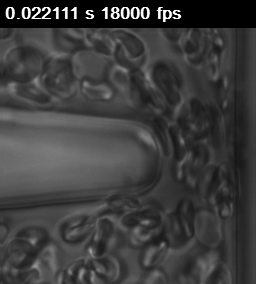
#> input picture openpiv/examples/multi-pass_tutorial/Y4-S3_Camera000398.tif, 256 x 284 px, found by its file name
$ jupyter execute --allow-errors tutorial_multipass.ipynb   (shell and % lines are left out)   (older library calls are emulated)
#> lines starting #> are read from the running program, lines starting #| are printed output that depends on the picture
### openpiv/tools.py
#!/usr/bin/env python
"""The openpiv.tools module is a collection of utilities and tools.
"""

__licence__ = """
Copyright (C) 2011  www.openpiv.net

This program is free software: you can redistribute it and/or modify
it under the terms of the GNU General Public License as published by
the Free Software Foundation, either version 3 of the License, or
(at your option) any later version.

This program is distributed in the hope that it will be useful,
but WITHOUT ANY WARRANTY; without even the implied warranty of
MERCHANTABILITY or FITNESS FOR A PARTICULAR PURPOSE.  See the
GNU General Public License for more details.

You should have received a copy of the GNU General Public License
along with this program.  If not, see <http://www.gnu.org/licenses/>.
"""

import glob
import sys
import os.path
import multiprocessing

import numpy as np
import scipy.misc
import matplotlib.pyplot as pl
import matplotlib.patches as pt
import matplotlib.image as mpltimg
from scipy import ndimage
from skimage import filters, io
from builtins import range


# [59 lines left out: function display_vector_field, not called in this run]

def imread( filename, flatten=0 ):
    """Read an image file into a numpy array
    using skimage.io.imread

    Parameters
    ----------
    filename :  string
        the absolute path of the image file
    flatten :   bool
        True if the image is RGB color or False (default) if greyscale

    Returns
    -------
    frame : np.ndarray
        a numpy array with grey levels


    Examples
    --------

    >>> image = openpiv.tools.imread( 'image.bmp' )
    >>> print image.shape
        (1280, 1024)


    """
#> called with filename = '../test3/Y4-S3_Camera000398.tif', flatten = 0

    return io.imread( filename, as_grey = True)
#> returned value is the input picture: shape (284, 256); min 0, max 255, mean 61.6

# [196 lines left out: functions imsave, convert16bitsTIF, mark_background, mark_background2, edges, find_reflexions and 3 more, not called in this run]

class Multiprocesser():
    # [163 lines left out: functions __init__, run, negative, display_windows_sampling, not called in this run]


### openpiv/examples/notebooks/tutorial_multipass.ipynb
[cell 1]
# %load red_Cell.py
from openpiv import tools, pyprocess, scaling, filters, \
                    validation, process
import numpy as np
from skimage import data
import matplotlib.pyplot as plt

from scipy import ndimage
from skimage import feature
from PIL import Image
from pylab import *
from skimage.color import rgb2gray
from skimage import img_as_uint

frame_a  = tools.imread('../test3/Y4-S3_Camera000398.tif')
frame_b  = tools.imread('../test3/Y4-S3_Camera000399.tif')
#> call 2 of imread, with filename = '../test3/Y4-S3_Camera000399.tif', flatten = 0
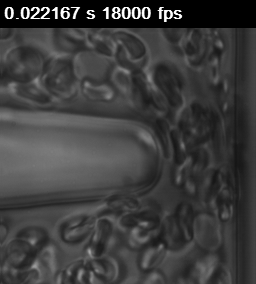
#> input picture openpiv/examples/multi-pass_tutorial/Y4-S3_Camera000399.tif, 256 x 284 px, found by its file name
#> in imread, returned value is the input picture: shape (284, 256); min 0, max 255, mean 61.7

[cell 2]
frame_a

[cell 3]
# for whatever reason the shape of frame_a is (3, 284, 256)
# so we first tranpose to the RGB image and then convert to the gray scale

# frame_a = img_as_uint(rgb2gray(frame_a))
# frame_b = img_as_uint(rgb2gray(frame_b))
plt.imshow(np.c_[frame_a,frame_b],cmap=plt.cm.gray)
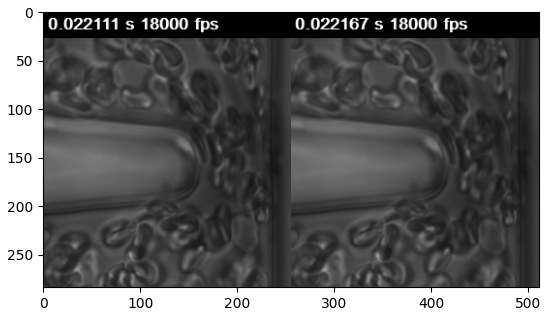
#> figure drawn by matplotlib, 1 panel

[cell 4]
# frame_a.dtype

#> (a cell that did not finish here is left out)

#> (a cell that did not finish here is left out)

#> (a cell that did not finish here is left out)

#> (a cell that did not finish here is left out)

#> (a cell that did not finish here is left out)

#> (a cell that did not finish here is left out)

#> (a cell that did not finish here is left out)
